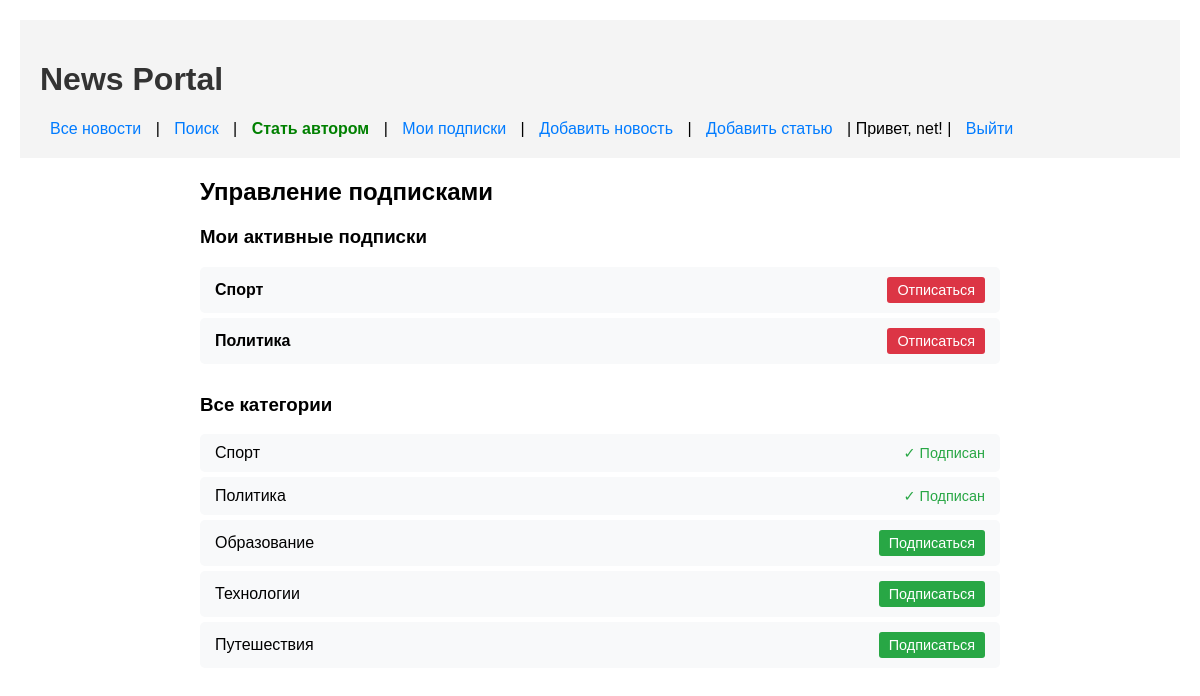
The app's page /news/my-subscriptions/ (signed in) with its own data.
### news/models.py (models this page shows, shortened)
class Category(models.Model):
    name = models.CharField(max_length=100, unique=True)
    subscribers = models.ManyToManyField(
        'auth.User',
        through='CategorySubscriber',
        related_name='subscribed_categories',
        blank=True
    )

### news/views.py (the view)
# urls.py: path('my-subscriptions/', views.my_subscriptions, name='my_subscriptions'),
@login_required
def my_subscriptions(request):
    subscribed_categories = request.user.subscribed_categories.all()
    all_categories = Category.objects.all()
    return render(request, 'news/my_subscriptions.html', {
        'subscribed_categories': subscribed_categories,
        'all_categories': all_categories,
    })

### news/templates/news/my_subscriptions.html (shortened to what this page needs)
{% extends "news/default.html" %}
{% block content %}
<div class="subscriptions-page">
    <h2>Управление подписками</h2>
    <div class="active-subscriptions" style="margin-bottom: 30px;">
        <h3>Мои активные подписки</h3>
        {% if subscribed_categories %}
            <ul style="list-style: none; padding: 0;">
                {% for category in subscribed_categories %}
                <li style="background: #f8f9fa; padding: 10px 15px; margin: 5px 0; border-radius: 5px; display: flex; justify-content: space-between; align-items: center;">
                    <span style="font-weight: bold;">{{ category.name }}</span>
                    <a href="{% url 'unsubscribe_category' category.id %}"
                       style="background: #dc3545; color: white; padding: 5px 10px; text-decoration: none; border-radius: 3px; font-size: 0.9em;">
                        Отписаться
                    </a>
                </li>
                {% endfor %}
            </ul>
        {% else %}
            <p style="color: #6c757d;">Вы не подписаны ни на одну категорию.</p>
        {% endif %}
    </div>
    <div class="all-categories">
        <h3>Все категории</h3>
        {% if all_categories %}
            <ul style="list-style: none; padding: 0;">
                {% for category in all_categories %}
                <li style="background: #f8f9fa; padding: 10px 15px; margin: 5px 0; border-radius: 5px; display: flex; justify-content: space-between; align-items: center;">
                    <span>{{ category.name }}</span>
                    {% if category in subscribed_categories %}
                        <span style="color: #28a745; font-size: 0.9em;">✓ Подписан</span>
                    {% else %}
                        <a href="{% url 'subscribe_category' category.id %}"
                           style="background: #28a745; color: white; padding: 5px 10px; text-decoration: none; border-radius: 3px; font-size: 0.9em;">
                            Подписаться
                        </a>
                    {% endif %}
                </li>
                {% endfor %}
            </ul>
        {% else %}
            <p style="color: #6c757d;">Категории пока не созданы.</p>
        {% endif %}
    </div>
</div>
{% endblock %}

### news/templates/news/default.html (shortened to what this page needs)
<!DOCTYPE html>
<html lang="ru">
<head>
</head>
<body>
    <div class="header">
    <h1><a href="/news/" style="text-decoration: none; color: #333;">News Portal</a></h1>
    <nav>
    <a href="{% url 'news_list' %}">Все новости</a> |
    <a href="{% url 'news_search' %}">Поиск</a> |
    {% if user.is_authenticated %}
        {% if not user.groups.all.0.name == 'authors' %}
            <a href="{% url 'become_author' %}" style="color: green; font-weight: bold;">Стать автором</a> |
        {% endif %}
        <a href="{% url 'my_subscriptions' %}">Мои подписки</a> |
        <a href="{% url 'news_create' %}">Добавить новость</a> |
        <a href="{% url 'article_create' %}">Добавить статью</a> |
        <span>Привет, {{ user.username }}!</span> |
        <a href="{% url 'account_logout' %}">Выйти</a>
    {% else %}
        <a href="{% url 'account_login' %}">Войти</a> |
        <a href="{% url 'account_signup' %}">Регистрация</a>
    {% endif %}
    </nav>
    </div>
    <div class="content">
        {% block content %}
        {% endblock %}
    </div>
</body>
</html>

### news/templates/news/default.html (style rules this page uses)
body { font-family: Arial, sans-serif; margin: 0; padding: 20px; }
.header { background: #f4f4f4; padding: 20px; margin-bottom: 20px; }
.content { max-width: 800px; margin: 0 auto; }
.header nav { margin-top: 10px; }
.header nav a { color: #007bff; text-decoration: none; margin: 0 10px; }

### records on screen
Category: name "Спорт", shows "✓ Подписан"
Category: name "Политика", shows "✓ Подписан"
Category: name "Образование", shows "Подписаться"
Category: name "Технологии", shows "Подписаться"
Category: name "Путешествия", shows "Подписаться"

### other values on screen
{{ user.username }} "net"
